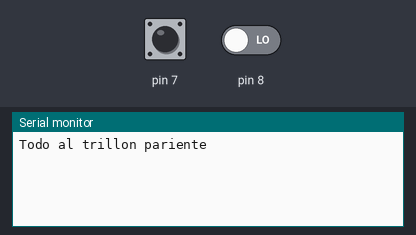
Bench run of a sketch on a simulated Arduino Uno, built with avr-gcc and run on an emulated ATmega328P. Parts: the last lines printed to the serial monitor. Inputs (shaded band) come from the test bench; at power-on: pin 7 LOW, pin 8 LOW. The audio player accepts every command and is not drawn.

Above: at 1.7 s.
1.8 s: pin 7 driven HIGH
At 2.3 s:
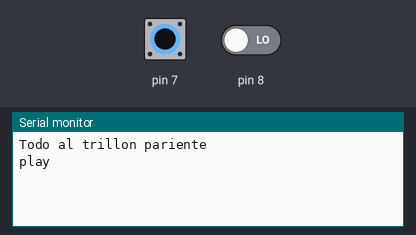
3.3 s: pin 7 pulsed LOW 2 times (0.12 s each, 0.3 s apart)
At 3.67 s:
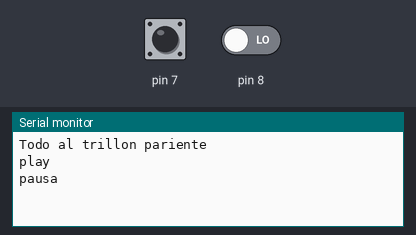

The sketch:

ChidoYaConBoton.ino
```cpp
#include "Arduino.h"
#include "SoftwareSerial.h"
#include "DFRobotDFPlayerMini.h"

SoftwareSerial mySoftwareSerial(11,10);
DFRobotDFPlayerMini myDFPlayer;
bool musica = false;

void setup(){
  mySoftwareSerial.begin(9600);
  Serial.begin(115200);
  pinMode(8,INPUT);
  pinMode(7,INPUT);

  if (!myDFPlayer.begin(mySoftwareSerial)) {  //Use serial to communicate with mp3.
    Serial.println("Ojo aka prrx");
    while(true);
}
  Serial.println("Todo al trillon pariente");

  myDFPlayer.volume(30);
}

void loop(){
 bool busy;
 bool touch = digitalRead(7);

 if(musica == true)
 {
  busy = digitalRead(8);
  if (busy == true)
  {
   myDFPlayer.randomAll();
  }
 }

 if (touch == true)
 {
   if(musica == false)
   {
     Serial.println("play");
     myDFPlayer.start();
     musica = true;
   }
   else
   {
     Serial.println("pausa");
     myDFPlayer.pause();
     musica = false;
   }
   while (touch == true)
   {
     touch = digitalRead(7);
     delay(10);
   }
 }
 delay (50);
}
```

Measured:
- after the input at 1.8 s, the serial monitor: prints a new line at once (image 1)
- after the input at 3.3 s, the serial monitor: prints a new line after 0.16 s (image 2)
